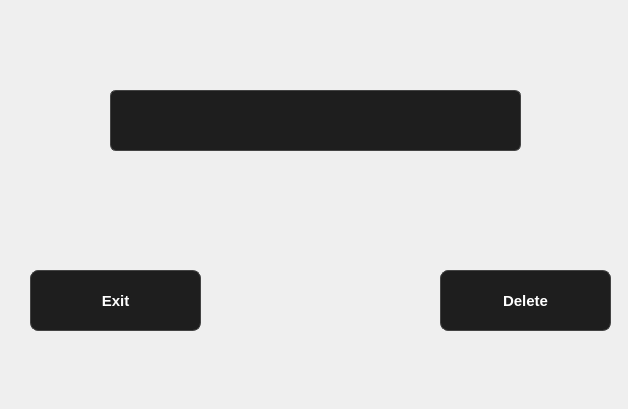
<?xml version="1.0" encoding="UTF-8"?>
<ui version="4.0">
 <class>deleteUsers</class>
 <widget class="QWidget" name="deleteUsers">
  <property name="geometry">
   <rect>
    <x>0</x>
    <y>0</y>
    <width>628</width>
    <height>409</height>
   </rect>
  </property>
  <property name="windowTitle">
   <string>Form</string>
  </property>
  <property name="styleSheet">
   <string notr="true">QMainWindow {
    background-color: #000000; /* الخلفية الرئيسية سوداء */
}
QPushButton:pressed, QPushButton:checked {
    background-color: #44bd32; /* green when clicked */
    color: white;}
/* Sidebar */
QListWidget {
    background-color: #1e1e1e;
    color: #ffffff;
    border-radius: 8px;
    font-size: 12pt;
}
QListWidget::item:selected {
    background: #00a8ff;
    color: white;
}
QListWidget::item:hover {
    background: #333333;
}

/* Tabs */
QTabBar::tab {
    font-size: 12pt;
    padding: 8px 20px;
    margin: 4px;
    border-radius: 12px;
    background: #1e1e1e;
    color: #bbbbbb;
}
QTabBar::tab:selected {
    background: #44bd32;
    color: white;
    font-weight: bold;
}
QTabBar::tab:hover {
    background: #4cd137;
    color: white;
}

/* Forms (LineEdits, Labels) */
QLabel {
    color: #ffffff;
    font-size: 11pt;
}
QLineEdit {
    font-size: 11pt;
    padding: 6px;
    border: 1px solid #444444;
    border-radius: 6px;
    background: #1e1e1e;
    color: #ffffff;
}
QLineEdit:focus {
    border: 2px solid #44bd32;
    background: #2c2c2c;
    color: #ffffff;
}

/* Buttons */
QPushButton {
    font-size: 11pt;
    font-weight: bold;
    padding: 8px 16px;
    border-radius: 8px;
    color: white;
    background-color: #1e1e1e;
    border: 1px solid #444;
}
QPushButton#add {
    background-color: #44bd32;
}
QPushButton#add:hover {
    background-color: #4cd137;
}
QPushButton#update {
    background-color: #0097e6;
}
QPushButton#update:hover {
    background-color: #00a8ff;
}
QPushButton#delete {
    background-color: #e84118;
}
QPushButton#delete:hover {
    background-color: #c23616;
}
/* ---------------- Buttons ---------------- */
QPushButton:pressed, QPushButton:checked {
    background-color: #44bd32; /* green when clicked */
    color: white;
}

/* ---------------- LineEdits ---------------- */
QLineEdit:focus {
    border: 2px solid #44bd32; /* green border when focused */
    background: #2c2c2c;
    color: #ffffff;
}

/* ---------------- QListWidget Items ---------------- */
QListWidget::item:selected {
    background-color: #44bd32; /* green when selected */
    color: white;
}

/* ---------------- QTabBar Tabs ---------------- */
QTabBar::tab:selected {
    background-color: #44bd32; /* green for selected tab */
    color: white;
    font-weight: bold;
}
</string>
  </property>
  <widget class="QLineEdit" name="searchInput">
   <property name="geometry">
    <rect>
     <x>110</x>
     <y>90</y>
     <width>411</width>
     <height>61</height>
    </rect>
   </property>
   <property name="styleSheet">
    <string notr="true">QMainWindow {
    background-color: #000000; /* الخلفية الرئيسية سوداء */
}

/* Sidebar */
QListWidget {
    background-color: #1e1e1e;
    color: #ffffff;
    border-radius: 8px;
    font-size: 12pt;
}
QListWidget::item:selected {
    background: #00a8ff;
    color: white;
}
QListWidget::item:hover {
    background: #333333;
}

/* Tabs */
QTabBar::tab {
    font-size: 12pt;
    padding: 8px 20px;
    margin: 4px;
    border-radius: 12px;
    background: #1e1e1e;
    color: #bbbbbb;
}
QTabBar::tab:selected {
    background: #44bd32;
    color: white;
    font-weight: bold;
}
QTabBar::tab:hover {
    background: #4cd137;
    color: white;
}

/* Forms (LineEdits, Labels) */
QLabel {
    color: #ffffff;
    font-size: 11pt;
}
QLineEdit {
    font-size: 11pt;
    padding: 6px;
    border: 1px solid #444444;
    border-radius: 6px;
    background: #1e1e1e;
    color: #ffffff;
}
QLineEdit:focus {
    border: 2px solid #44bd32;
    background: #2c2c2c;
    color: #ffffff;
}

/* Buttons */
QPushButton {
    font-size: 11pt;
    font-weight: bold;
    padding: 8px 16px;
    border-radius: 8px;
    color: white;
    background-color: #1e1e1e;
    border: 1px solid #444;
}
QPushButton#add {
    background-color: #44bd32;
}
QPushButton#add:hover {
    background-color: #4cd137;
}
QPushButton#update {
    background-color: #0097e6;
}
QPushButton#update:hover {
    background-color: #00a8ff;
}
QPushButton#delete {
    background-color: #e84118;
}
QPushButton#delete:hover {
    background-color: #c23616;
}
</string>
   </property>
   <property name="text">
    <string/>
   </property>
  </widget>
  <widget class="QPushButton" name="deleteButton">
   <property name="geometry">
    <rect>
     <x>440</x>
     <y>270</y>
     <width>171</width>
     <height>61</height>
    </rect>
   </property>
   <property name="text">
    <string>Delete</string>
   </property>
  </widget>
  <widget class="QPushButton" name="exitButton">
   <property name="geometry">
    <rect>
     <x>30</x>
     <y>270</y>
     <width>171</width>
     <height>61</height>
    </rect>
   </property>
   <property name="text">
    <string>Exit</string>
   </property>
  </widget>
 </widget>
 <resources/>
 <connections/>
</ui>
